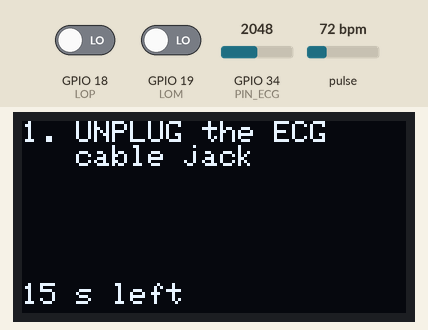
This sketch was run on a simulated ESP32. Parts: 128×64 one-colour display. The test bench sets the inputs (shaded band); at power-on: GPIO 18 (LOP) LOW, GPIO 19 (LOM) LOW, GPIO 34 (PIN_ECG) = 2048, pulse 72 bpm. What the sketch prints to the serial monitor is not drawn.

Above: at 0.1 s.
At 5.1 s:
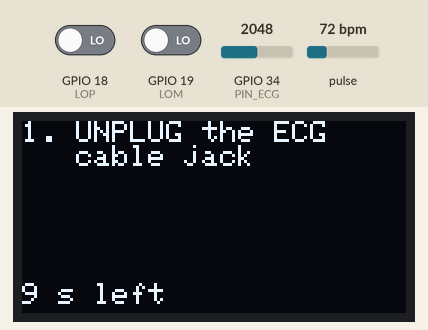
At 9.1 s:
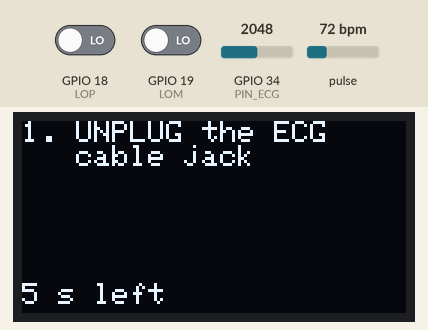
At 19.1 s:
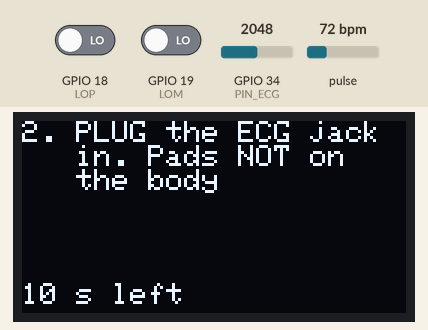
At 28.2 s:
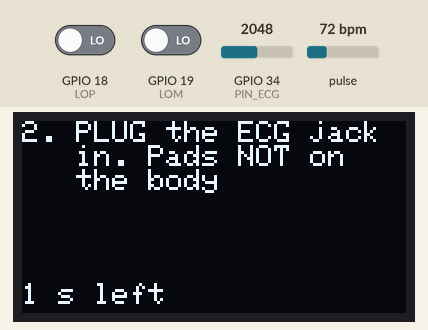
At 38.2 s:
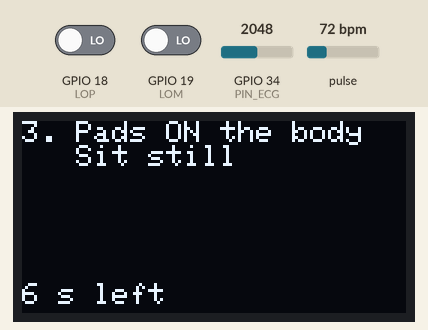

Measured:
- what the display in image 2 shows lasts 1.0 s, from 9.1 s to 10.1 s

The sketch:

diag_ecg_pulse.ino
```cpp
/*
  VITALS - ECG cable + heartbeat sensor diagnostic.
  Follow the steps shown on the crew OLED (15 s each, finger step 30 s).
  Prints one CSV line every 0.5 s:
  D,step,ms,loPlus%,loMinus%,ecgMin,ecgMax,ecgMean,ecgSpread,irLatest,irMin,irMax
*/
#include <Wire.h>
#include <Adafruit_GFX.h>
#include <Adafruit_SH110X.h>
#include "MAX30105.h"

Adafruit_SH1106G oled(128, 64, &Wire, -1);
MAX30105 pulse;
bool havePulse = false;
const int PIN_ECG = 34, LOP = 18, LOM = 19;

const char* STEPS[] = {
  "1. UNPLUG the ECG\n   cable jack",
  "2. PLUG the ECG jack\n   in. Pads NOT on\n   the body",
  "3. Pads ON the body\n   Sit still",
  "4. Finger on the RED\n   sensor. Hold still",
  "Done. Thank you!"
};

int stepAt(uint32_t t) { return t < 15000 ? 0 : t < 30000 ? 1 : t < 45000 ? 2 : t < 75000 ? 3 : 4; }

uint32_t nextSample = 0, nextPrint = 0, t0 = 0;
long eSum = 0; int eMin = 4095, eMax = 0, eN = 0, loP = 0, loM = 0;
uint32_t ir = 0, irMin = 0xFFFFFFFF, irMax = 0;

void setup() {
  Serial.begin(115200);
  Wire.begin(21, 22);
  oled.begin(0x3C, true);
  havePulse = pulse.begin(Wire, I2C_SPEED_FAST);
  if (havePulse) pulse.setup(60, 4, 2, 100, 411, 4096);
  pinMode(LOP, INPUT);
  pinMode(LOM, INPUT);
  t0 = millis();
}

void loop() {
  uint32_t now = millis();
  if (now >= nextSample) {                         // ECG at 250 Hz
    nextSample = now + 4;
    int v = analogRead(PIN_ECG);
    eSum += v; eN++; eMin = min(eMin, v); eMax = max(eMax, v);
    loP += digitalRead(LOP); loM += digitalRead(LOM);
  }
  if (havePulse) {
    pulse.check();
    while (pulse.available()) {
      ir = pulse.getFIFOIR(); pulse.nextSample();
      irMin = min(irMin, ir); irMax = max(irMax, ir);
    }
  }
  if (now >= nextPrint) {
    nextPrint = now + 500;
    uint32_t t = now - t0;
    int st = stepAt(t);
    if (eN) Serial.printf("D,%d,%lu,%d,%d,%d,%d,%ld,%d,%lu,%lu,%lu\n", st + 1, (unsigned long)t,
                          loP * 100 / eN, loM * 100 / eN, eMin, eMax, eSum / eN, eMax - eMin,
                          (unsigned long)ir, (unsigned long)irMin, (unsigned long)irMax);
    eSum = 0; eN = 0; eMin = 4095; eMax = 0; loP = 0; loM = 0; irMin = 0xFFFFFFFF; irMax = 0;

    uint32_t stepEnd = st == 0 ? 15000 : st == 1 ? 30000 : st == 2 ? 45000 : 75000;
    oled.clearDisplay();
    oled.setTextColor(SH110X_WHITE);
    oled.setTextSize(1);
    oled.setCursor(0, 0);
    oled.println(STEPS[st]);
    if (st < 4) { oled.setCursor(0, 54); oled.printf("%lu s left", (unsigned long)((stepEnd - t) / 1000)); }
    oled.display();
  }
}
```
